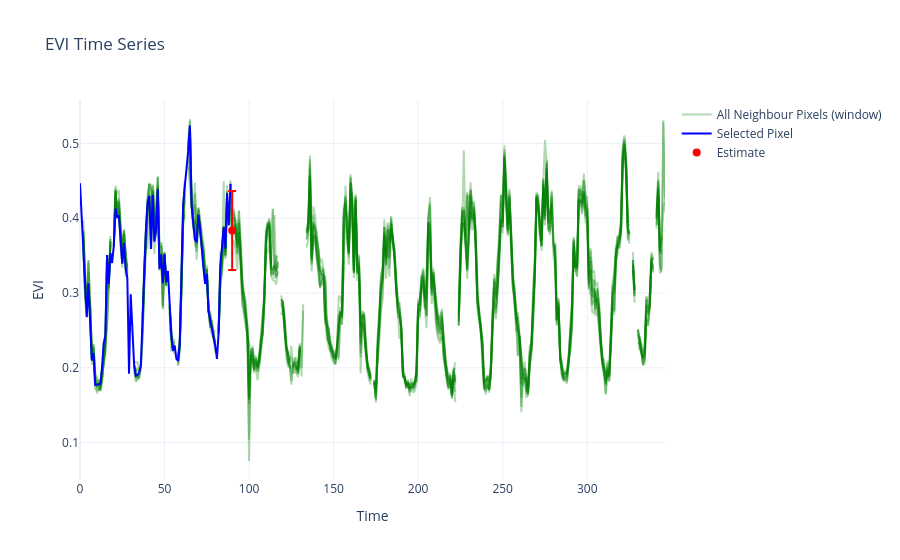

Notebook source saved alongside this figure:
### Code cell
import plotly.graph_objects as go

fig = go.Figure()

# Plot selected pixel time series
# fig.add_trace(go.Scatter(
#     y=dataSubset.iloc[selPixel, :],
#     mode='lines',
#     name='Selected Pixel'
# ))

# Plot all time series (transpose of dataSubset)
# for i in range(dataSubset.shape[0]):
#     fig.add_trace(go.Scatter(
#         y=dataSubset.iloc[i, :],
#         mode='lines',
#         opacity=0.3,
#         line=dict(color='gray'),
#         name='All Neighbour Pixels (window)' if i == 0 else None,
#         showlegend=(i == 0)
#     ))

# Plot all time series of neigbouring pixels
for i in range(10):
    fig.add_trace(go.Scatter(
        y=data.iloc[i, :],
        mode='lines',
        opacity=0.3,
        line=dict(color='green'),
        name='All Neighbour Pixels (window)' if i == 0 else None,
        showlegend=(i == 0)
    ))


# Plot whole time series of selected pixel
fig.add_trace(go.Scatter(
    y=inpaint_nans(data).iloc[selPixel, :trainWindowLength],
    mode='lines',
    line=dict(color='blue'),
    opacity=1,
    name='Selected Pixel'
))

# Error bar (equivalent to plt.errorbar)
fig.add_trace(go.Scatter(
    x=[t],
    y=[est_HierarchichalModel.mean()],
    error_y=dict(
        type='data',
        array=[est_HierarchichalModel.std()],
        visible=True
    ),
    mode='markers',
    marker=dict(color='red', size=8),
    name='Estimate'
))

# Optional: reco or reco_ can be plotted here
# fig.add_trace(go.Scatter(y=reco_, mode='lines', name='Reco'))

fig.update_layout(
    title='EVI Time Series',
    xaxis_title='Time',
    yaxis_title='EVI',
    template='plotly_white'
)

fig.show()

### Figure 1 — Plotly figure (JSON) as saved in the notebook; plotly's stock layout.template omitted (floating-point values rounded to 4 significant figures; data arrays with more than 128 entries replaced by an {"elided": "..."} marker saying what was removed)
{"data": [{"line": {"color": "green"}, "mode": "lines", "name": "All Neighbour Pixels (window)", "opacity": 0.3, "showlegend": true, "type": "scatter", "y": {"elided": "347 float values"}}, {"line": {"color": "green"}, "mode": "lines", "opacity": 0.3, "showlegend": false, "type": "scatter", "y": {"elided": "347 float values"}}, {"line": {"color": "green"}, "mode": "lines", "opacity": 0.3, "showlegend": false, "type": "scatter", "y": {"elided": "347 float values"}}, {"line": {"color": "green"}, "mode": "lines", "opacity": 0.3, "showlegend": false, "type": "scatter", "y": {"elided": "347 float values"}}, {"line": {"color": "green"}, "mode": "lines", "opacity": 0.3, "showlegend": false, "type": "scatter", "y": {"elided": "347 float values"}}, {"line": {"color": "green"}, "mode": "lines", "opacity": 0.3, "showlegend": false, "type": "scatter", "y": {"elided": "347 float values"}}, {"line": {"color": "green"}, "mode": "lines", "opacity": 0.3, "showlegend": false, "type": "scatter", "y": {"elided": "347 float values"}}, {"line": {"color": "green"}, "mode": "lines", "opacity": 0.3, "showlegend": false, "type": "scatter", "y": {"elided": "347 float values"}}, {"line": {"color": "green"}, "mode": "lines", "opacity": 0.3, "showlegend": false, "type": "scatter", "y": {"elided": "347 float values"}}, {"line": {"color": "green"}, "mode": "lines", "opacity": 0.3, "showlegend": false, "type": "scatter", "y": {"elided": "347 float values"}}, {"line": {"color": "blue"}, "mode": "lines", "name": "Selected Pixel", "opacity": 1, "type": "scatter", "y": [0.4468, 0.4034, 0.36, 0.2974, 0.2681, 0.3129, 0.2698, 0.2099, 0.2194, 0.1773, 0.1775, 0.1786, 0.1787, 0.1981, 0.2326, 0.2428, 0.3508, 0.3123, 0.3536, 0.3402, 0.3634, 0.4133, 0.4005, 0.4038, 0.3657, 0.3392, 0.3669, 0.3327, 0.32, 0.1921, 0.2983, 0.2512, 0.2042, 0.1894, 0.1904, 0.1933, 0.2031, 0.2655, 0.3353, 0.3856, 0.4216, 0.4296, 0.3589, 0.4309, 0.3686, 0.3866, 0.4387, 0.3319, 0.3514, 0.313, 0.3522, 0.3143, 0.3295, 0.2871, 0.2441, 0.2228, 0.2298, 0.212, 0.2093, 0.2319, 0.3263, 0.418, 0.4433, 0.4667, 0.49, 0.524, 0.4174, 0.3923, 0.3714, 0.3679, 0.4045, 0.3864, 0.3546, 0.3346, 0.3123, 0.3255, 0.2756, 0.2643, 0.2523, 0.2421, 0.2293, 0.2119, 0.247, 0.3362, 0.3585, 0.3883, 0.3595, 0.4333, 0.3905, 0.4457]}, {"error_y": {"array": [0.05271], "type": "data", "visible": true}, "marker": {"color": "red", "size": 8}, "mode": "markers", "name": "Estimate", "type": "scatter", "x": [90], "y": [0.3837]}], "layout": {"title": {"text": "EVI Time Series"}, "xaxis": {"title": {"text": "Time"}}, "yaxis": {"title": {"text": "EVI"}}}}
